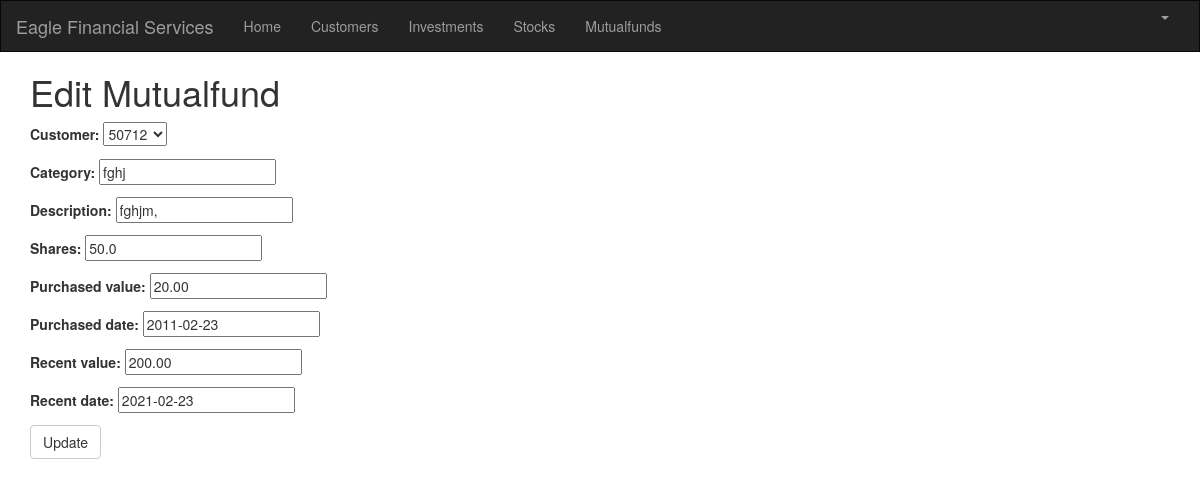
Screenshot of /mutualfund/6/edit/ (signed in) with the database file from the repository.
### portfolio/models.py (models this page shows, shortened)
class Mutualfund(models.Model):
    customer = models.ForeignKey(Customer, related_name='mutualfunds', on_delete=models.CASCADE)
    category = models.CharField(max_length=50)
    description = models.CharField(max_length=200)
    shares = models.DecimalField(max_digits=10, decimal_places=1)
    purchased_value = models.DecimalField(max_digits=10, decimal_places=2)
    purchased_date = models.DateField(default=timezone.now)
    recent_value = models.DecimalField(max_digits=10, decimal_places=2)
    recent_date = models.DateField(default=timezone.now, blank=True, null=True)

### portfolio/views.py (the view)
# urls.py: url(r'^mutualfund/(?P<pk>\d+)/edit/$', views.mutualfund_edit, name='mutualfund_edit'),
@ login_required
def mutualfund_edit(request, pk):
    mutualfund = get_object_or_404(Mutualfund, pk=pk)
    if request.method == "POST":
        form = MutualfundForm(request.POST, instance=mutualfund)
        if form.is_valid():
            mutualfund = form.save()
            mutualfund.updated_date = timezone.now()
            mutualfund.save()
            mutualfunds = Mutualfund.objects.filter(purchased_date__lte=timezone.now())
            return render(request, 'portfolio/mutualfund_list.html', {'mutualfunds': mutualfunds})
    else:
        form = MutualfundForm(instance=mutualfund)
        return render(request, 'portfolio/mutualfund_edit.html', {'form': form})

### portfolio/forms.py
class MutualfundForm(forms.ModelForm):
    class Meta:
        model = Mutualfund
        fields = ('customer', 'category', 'description', 'shares', 'purchased_value', 'purchased_date', 'recent_value', 'recent_date',)

### portfolio/models.py (called while the page is built)
    def __str__(self):
        return str(self.cust_number)

### portfolio/templates/portfolio/mutualfund_edit.html
{% extends 'portfolio/base.html' %}
{% block content %}
    <h1>Edit Mutualfund</h1>
    <form method="POST" class="mutualfund-form">{% csrf_token %}
        {{ form.as_p }}
        <button type="submit" class="save btn btn-default">Update</button>
    </form>
{% endblock %}

### rows the page displays
Mutualfund: customer "50712", category "fghj", description "fghjm,", shares "50.0", purchased_value "20.00", purchased_date "2011-02-23", recent_value "200.00", recent_date "2021-02-23"
